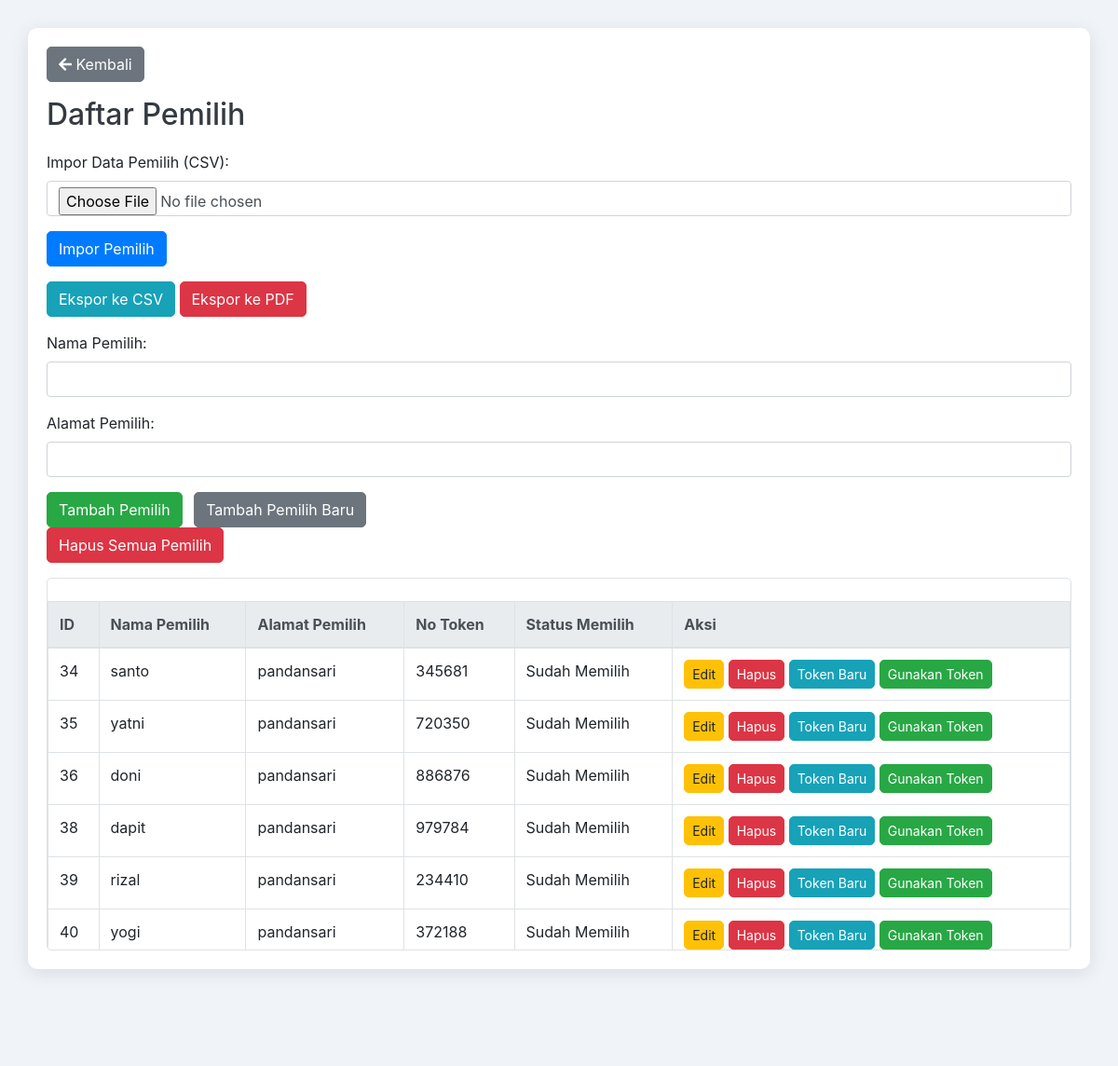
Page /voters.php (signed in) on the committed database.
### tables this page shows
CREATE TABLE `voters` (
  `id` int(11) NOT NULL,
  `name` varchar(100) NOT NULL,
  `address` varchar(255) NOT NULL,
  `token` varchar(32) NOT NULL,
  `token_created_at` datetime NOT NULL,
  `used` tinyint(1) DEFAULT 0,
  `has_voted` tinyint(1) DEFAULT 0,
  `token_used` tinyint(1) DEFAULT 0
);

### voters.php (the view, shortened to what this page needs)
<?php
include 'db.php';
$editVoter = null;
$stmt_voters = $pdo->query("SELECT * FROM voters");
$voterList = $stmt_voters->fetchAll();
?>
<!DOCTYPE html>
<html lang="en">
<head>
    <link rel="stylesheet" href="https://stackpath.bootstrapcdn.com/bootstrap/4.5.2/css/bootstrap.min.css">
    <link rel="stylesheet" href="https://cdnjs.cloudflare.com/ajax/libs/font-awesome/5.15.4/css/all.min.css">
</head>
<body>
    <div class="container">
        <a href="admin.php" class="btn btn-secondary mb-3"><i class="fas fa-arrow-left"></i> Kembali</a>
        <h2>Daftar Pemilih</h2>
        <form action="" method="POST" enctype="multipart/form-data">
            <div class="form-group">
                <label for="voter_file">Impor Data Pemilih (CSV):</label>
                <input type="file" class="form-control" id="voter_file" name="voter_file" accept=".csv" required>
            </div>
            <button type="submit" name="import_voters" class="btn btn-primary">Impor Pemilih</button>
        </form>
        <div class="mt-3 mb-3">
            <a href="?export_csv=1" class="btn btn-info">Ekspor ke CSV</a>
            <a href="?export_pdf=1" class="btn btn-danger">Ekspor ke PDF</a>
        </div>
        <form action="" method="POST">
            <div class="form-group">
                <label for="voter_name">Nama Pemilih:</label>
                <input type="text" class="form-control" id="voter_name" name="voter_name" value="<?php echo $editVoter ? $editVoter['name'] : ''; ?>" required>
            </div>
            <div class="form-group">
                <label for="voter_address">Alamat Pemilih:</label>
                <input type="text" class="form-control" id="voter_address" name="voter_address" value="<?php echo $editVoter ? $editVoter['address'] : ''; ?>" required>
            </div>
            <button type="submit" name="add_voter" class="btn btn-success"><?php echo $editVoter ? "Perbarui Pemilih" : "Tambah Pemilih"; ?></button>
            <a href="voters.php" class="btn btn-secondary ml-2">Tambah Pemilih Baru</a>
        </form>
        <form action="" method="POST" onsubmit="return confirm('Apakah Anda yakin ingin menghapus semua pemilih?');">
            <button type="submit" name="delete_all_voters" class="btn btn-danger mb-3">Hapus Semua Pemilih</button>
        </form>
        <div class="table-responsive">
            <table class="table table-bordered mt-4">
                <thead class="thead-light">
                    <tr>
                        <th>ID</th>
                        <th>Nama Pemilih</th>
                        <th>Alamat Pemilih</th>
                        <th>No Token</th>
                        <th>Status Memilih</th>
                        <th>Aksi</th>
                    </tr>
                </thead>
                <tbody>
                    <?php foreach ($voterList as $voter): ?>
                        <tr>
                            <td><?php echo $voter['id']; ?></td>
                            <td><?php echo $voter['name']; ?></td>
                            <td><?php echo $voter['address']; ?></td>
                            <td><?php echo $voter['token']; ?></td>
                            <td><?php echo $voter['has_voted'] ? 'Sudah Memilih' : 'Belum Memilih'; ?></td>
                            <td>
                                <a href="voters.php?edit_voter=<?php echo $voter['id']; ?>" class="btn btn-warning btn-sm">Edit</a>
                                <a href="voters.php?delete_voter=<?php echo $voter['id']; ?>" class="btn btn-danger btn-sm" onclick="return confirm('Apakah Anda yakin ingin menghapus?');">Hapus</a>
                                <a href="voters.php?generate_token=<?php echo $voter['id']; ?>" class="btn btn-info btn-sm">Token Baru</a>
                                <a href="voters.php?use_token=<?php echo $voter['id']; ?>" class="btn btn-success btn-sm" onclick="return confirm('Apakah Anda yakin ingin menggunakan token ini?');">Gunakan Token</a>
                            </td>
                        </tr>
                    <?php endforeach; ?>
                </tbody>
            </table>
        </div>
    </div>
    <?php include 'footer.php'; ?>
</body>
</html>

### voters.php (style rules this page uses)
body { background-color: #f0f4f8; }
.container { background-color: #ffffff; border-radius: 10px; box-shadow: 0 4px 20px rgba(0, 0, 0, 0.1); padding: 20px; margin-top: 30px; }
h2 { color: #343a40; margin-bottom: 20px; }
.table { margin-top: 20px; }
.btn { border-radius: 5px; }
.table-responsive { max-height: 400px; overflow-y: auto; border: 1px solid #dee2e6; border-radius: 5px; }

### rows in the picture
voters: id "34", name "santo", address "pandansari", token "345681", has_voted "Sudah Memilih"
voters: id "35", name "yatni", address "pandansari", token "720350", has_voted "Sudah Memilih"
voters: id "36", name "doni", address "pandansari", token "886876", has_voted "Sudah Memilih"
voters: id "38", name "dapit", address "pandansari", token "979784", has_voted "Sudah Memilih"
voters: id "39", name "rizal", address "pandansari", token "234410", has_voted "Sudah Memilih"
voters: id "40", name "yogi", address "pandansari", token "372188", has_voted "Sudah Memilih"
